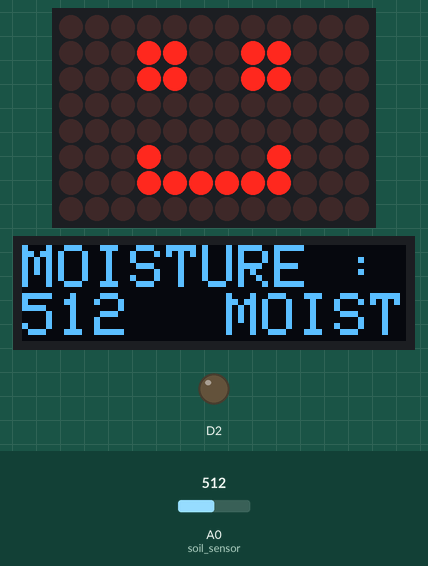
Recording of a sketch running on a simulated Arduino Uno R4 WiFi. On the bench: 12×8 LED matrix, 128×32 one-colour display, output pins drawn as LEDs (lit = HIGH). The inputs (shaded band) are chosen by the test bench; at power-on: A0 (soil_sensor) = 512. What the sketch prints to the serial monitor is not drawn.

Above: at 3.2 s.
3.3 s: A0 (soil_sensor) set to 812
At 8.3 s:
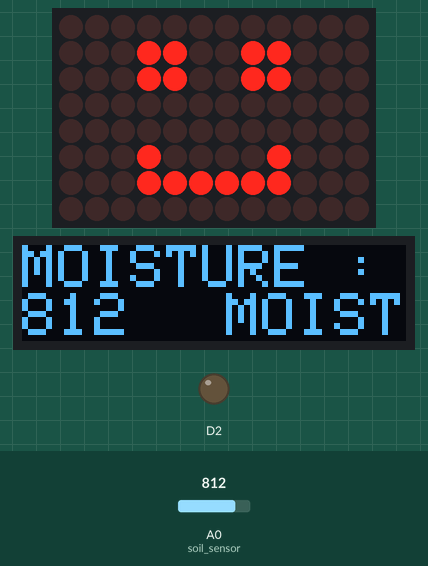
8.9 s: A0 (soil_sensor) set to 830
At 14.3 s:
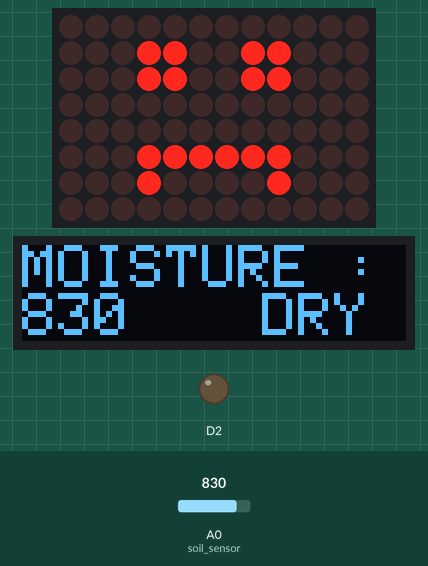
19.1 s: A0 (soil_sensor) set to 810
At 24.5 s:
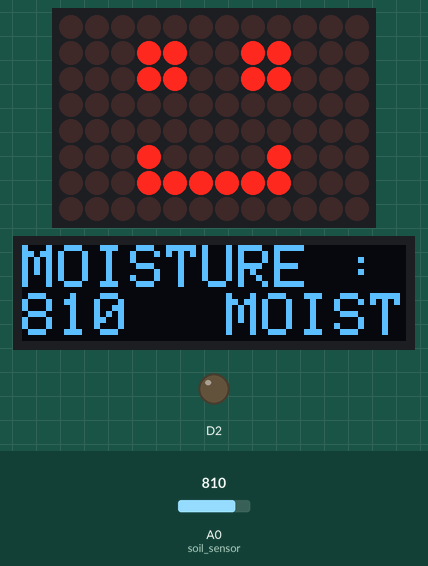
25.6 s: A0 (soil_sensor) set to 499
At 30.0 s:
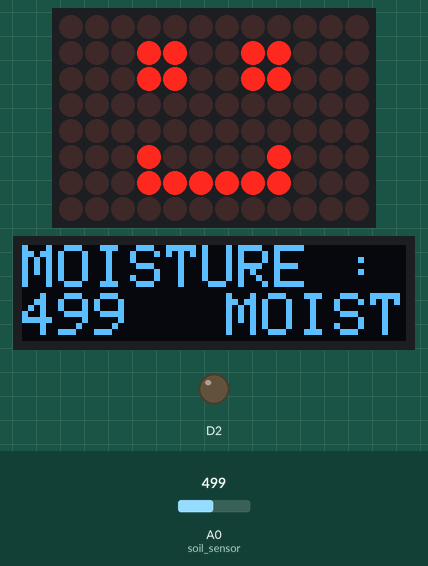
31.2 s: A0 (soil_sensor) set to 474
At 35.2 s:
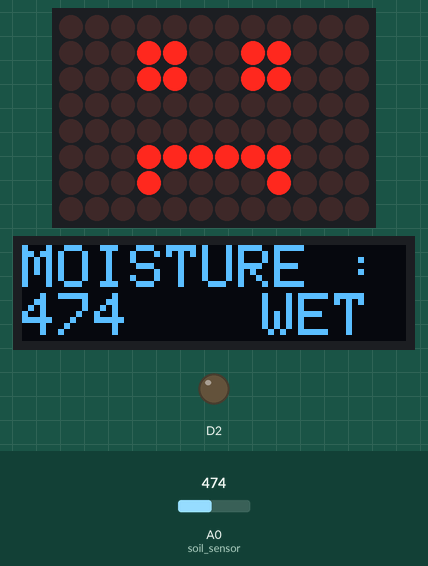
36.8 s: A0 (soil_sensor) set to 493
At 40.0 s:
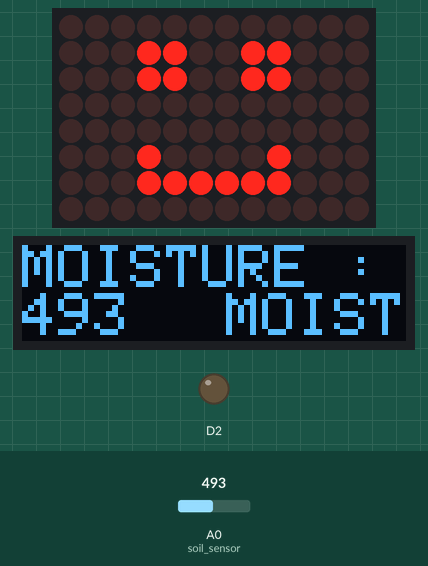
Timing chart, 0 to 41.5 s (numbered marks = the images above; inputs shaded):
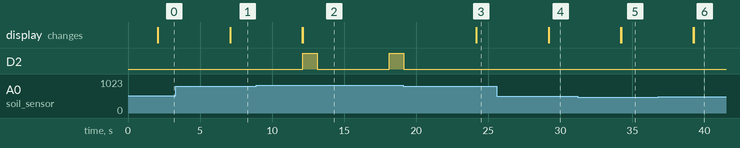

Measured:
- the behaviour switches between 819 and 820 on A0 (soil_sensor) (found by bisection; images 1 and 2)
- the behaviour switches between 483 and 482 on A0 (soil_sensor) (found by bisection; images 4 and 5)
- after the input at 3.3 s, the display: changes after 3.8 s (image 1)
- after the input at 8.9 s, D2: LOW → HIGH after 3.2 s, → LOW 1.0 s later, → HIGH 5.0 s later; the display: first changes after 3.2 s (image 2 shows a later state)
- after the input at 19.1 s, D2: goes on until 19.1 s, then stays LOW; the display: first changes after 5.1 s (image 3 shows a later state)
- after the input at 25.6 s, the display: changes after 3.6 s (image 4)
- after the input at 31.2 s, the display: first changes after 3.0 s (image 5 shows a later state)
- after the input at 36.8 s, the display: first changes after 2.4 s (image 6 shows a later state)

The sketch:

3_Application.ino
```cpp
#include <Wire.h>                                      // I2C 통신을 쉽게 사용할 수 있도록 해주는 라이브러리
#include <Adafruit_GFX.h>
#include <Adafruit_SSD1306.h>                          // OLED 드라이버가 SSD1306인 제품을 쉽게 다룰 수 있게 해주는 라이브러리
#include <Arduino_LED_Matrix.h>                        // 아두이노 UNO R4 wifi 보드의 LED를 쉽게 다룰 수 있게 해주는 라이브러리
#define soil_sensor A0                                 // 아날로그 0번 핀을 'soil_sensor' 라는 이름으로 지정

Adafruit_SSD1306 display(128,32);                      // SSD1306 OLED의 해상도를 128*32로 설정
ArduinoLEDMatrix matrix;                               // LED 매트릭스 개체를 생성

void setup() {
  Serial.begin(9600);
  matrix.begin();                                      // LED 매트릭스 시작

  pinMode(2, OUTPUT);                                  // 릴레이 모듈에 연결된 2번핀을 출력으로 설정

  display.begin(SSD1306_SWITCHCAPVCC, 0x3c);           // I2C 통신을 위해 OLED의 I2C 주소를 설정
  delay(2000);
  display.setTextSize(2);                              // OLED 글자 크기를 2로 설정
  display.clearDisplay();                              // 기존 OLED에 입력된 데이터 전체 삭제
  display.display();                                   // OLED에 입력 및 삭제와 같은 신호를 한 번에 OLED에 적용 (새로고침)
}

const uint32_t happy[] = {                             // LED 매트릭스 행복한 얼굴 프레임
  0x19819,
  0x80000001,
  0x81f8000
};

const uint32_t sad[] = {                               // LED 매트릭스 슬픈 얼굴 프레임
  0x19819,
  0x80000001,
  0xf8108000
};

void loop() {
  int soil = analogRead(soil_sensor);                  // 'soil' 이라는 변수를 만들어 아날로그 토양 습도 센서값을 저장

  Serial.print("Moisture: ");                          // 아래 변수 출력과 함께 토양 습도 센서값 시리얼 모니터에 출력
  Serial.println(soil);

  display.setTextColor(SSD1306_WHITE, SSD1306_BLACK);  // OLED의 글자 색상을 흰색, 바탕 색상을 검은색으로 설정
  display.setCursor(0,0);                              // OLED의 글자 커서를 (x = 0, y = 0)으로 세팅
  display.println("MOISTURE :");                       // 아래 변수 출력과 함께 토양 습도 센서값 OLED에 출력
  display.print(soil);

  if(1000 > soil){                                     // 센서값이 1000보다 작을 경우, 네 번째 자리 수를 제거
    display.setCursor(36,16);                          // 이를 하지 않을 경우 ex)
    display.print(" ");                                // 첫 번째 값 : 1023 -> 두 번째 값 : 453'3' 처럼 3 고정
  }
  display.display();

  display.setCursor(68,16);

  if(820 <= soil){                                     // 센서값이 구한 기준값인 882 보다 크다면,
    display.print(" DRY ");                            // "DRY"를 OLED에 출력. DRY 상태이기에,
    display.display();                                 // LED 슬픈 얼굴 출력 및 워터 펌프를 1초간 동작
    matrix.loadFrame(sad);
    digitalWrite(2,HIGH);
    delay(1000);
    digitalWrite(2,LOW);
  }else if(483 <= soil && soil < 820){                 // 센서값이 구한 기준값인 603과 882 사이의 값이라면,
    display.print("MOIST");                            // "MOIST"를 OLED에 출력. LED 행복한 얼굴 출력
    display.display();
    matrix.loadFrame(happy);
  }else if(soil < 483){                                // 센서값이 구한 기준값인 603 보다 작다면,
    display.print(" WET ");                            // "WET"를 OLED에 출력. LED 슬픈 얼굴 출력
    display.display();
    matrix.loadFrame(sad);
  }
  delay(5000);
}
```
